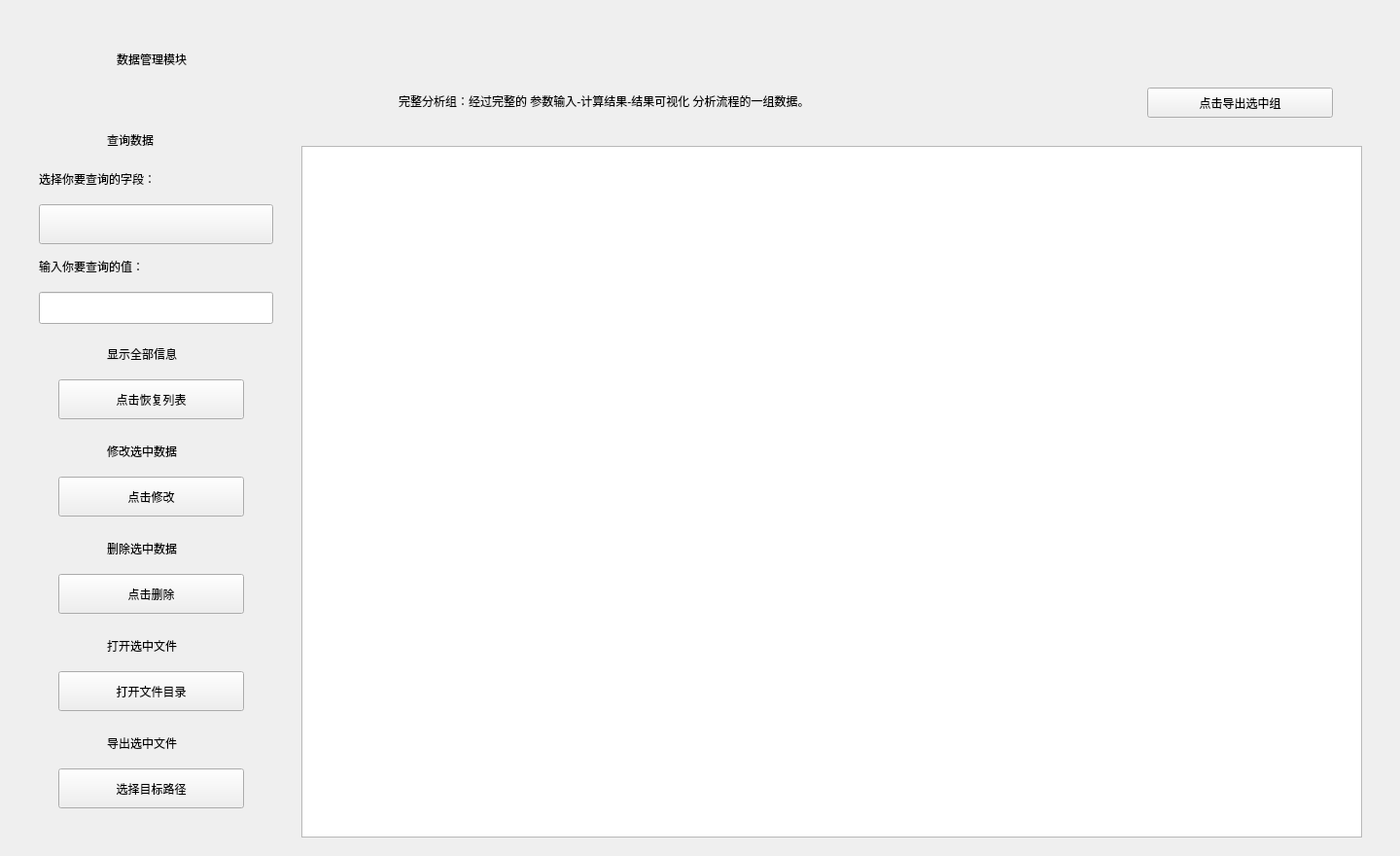
<?xml version="1.0" encoding="UTF-8"?>
<ui version="4.0">
 <class>DataManage_UI</class>
 <widget class="QWidget" name="DataManage_UI">
  <property name="geometry">
   <rect>
    <x>0</x>
    <y>0</y>
    <width>1440</width>
    <height>880</height>
   </rect>
  </property>
  <property name="windowTitle">
   <string>Form</string>
  </property>
  <widget class="ElevatedCardWidget" name="ElevatedCardWidget">
   <property name="geometry">
    <rect>
     <x>20</x>
     <y>20</y>
     <width>281</width>
     <height>82</height>
    </rect>
   </property>
   <widget class="IconWidget" name="IconWidget_99">
    <property name="geometry">
     <rect>
      <x>20</x>
      <y>10</y>
      <width>60</width>
      <height>60</height>
     </rect>
    </property>
   </widget>
   <widget class="SubtitleLabel" name="SubtitleLabel_99">
    <property name="geometry">
     <rect>
      <x>100</x>
      <y>20</y>
      <width>171</width>
      <height>41</height>
     </rect>
    </property>
    <property name="text">
     <string>数据管理模块</string>
    </property>
   </widget>
  </widget>
  <widget class="CardWidget" name="CardWidget_2">
   <property name="geometry">
    <rect>
     <x>310</x>
     <y>20</y>
     <width>1091</width>
     <height>121</height>
    </rect>
   </property>
   <widget class="Pivot" name="Pivot">
    <property name="geometry">
     <rect>
      <x>0</x>
      <y>0</y>
      <width>1091</width>
      <height>51</height>
     </rect>
    </property>
   </widget>
   <widget class="IconWidget" name="IconWidget_6">
    <property name="geometry">
     <rect>
      <x>50</x>
      <y>70</y>
      <width>31</width>
      <height>31</height>
     </rect>
    </property>
   </widget>
   <widget class="SubtitleLabel" name="SubtitleLabel_8">
    <property name="geometry">
     <rect>
      <x>100</x>
      <y>70</y>
      <width>761</width>
      <height>28</height>
     </rect>
    </property>
    <property name="text">
     <string>完整分析组：经过完整的 参数输入-计算结果-结果可视化 分析流程的一组数据。</string>
    </property>
   </widget>
   <widget class="PrimaryPushButton" name="PrimaryPushButton_5">
    <property name="geometry">
     <rect>
      <x>870</x>
      <y>70</y>
      <width>191</width>
      <height>31</height>
     </rect>
    </property>
    <property name="text">
     <string>点击导出选中组</string>
    </property>
    <property name="hasIcon" stdset="0">
     <bool>true</bool>
    </property>
   </widget>
  </widget>
  <widget class="CardWidget" name="CardWidget">
   <property name="geometry">
    <rect>
     <x>20</x>
     <y>110</y>
     <width>281</width>
     <height>751</height>
    </rect>
   </property>
   <widget class="PrimaryPushButton" name="PrimaryPushButton">
    <property name="geometry">
     <rect>
      <x>40</x>
      <y>280</y>
      <width>191</width>
      <height>41</height>
     </rect>
    </property>
    <property name="text">
     <string>点击恢复列表</string>
    </property>
    <property name="hasIcon" stdset="0">
     <bool>true</bool>
    </property>
   </widget>
   <widget class="PrimaryPushButton" name="PrimaryPushButton_2">
    <property name="geometry">
     <rect>
      <x>40</x>
      <y>380</y>
      <width>191</width>
      <height>41</height>
     </rect>
    </property>
    <property name="text">
     <string>点击修改</string>
    </property>
    <property name="hasIcon" stdset="0">
     <bool>true</bool>
    </property>
   </widget>
   <widget class="SubtitleLabel" name="SubtitleLabel_1">
    <property name="geometry">
     <rect>
      <x>90</x>
      <y>20</y>
      <width>151</width>
      <height>28</height>
     </rect>
    </property>
    <property name="text">
     <string>查询数据</string>
    </property>
   </widget>
   <widget class="IconWidget" name="IconWidget">
    <property name="geometry">
     <rect>
      <x>40</x>
      <y>20</y>
      <width>31</width>
      <height>31</height>
     </rect>
    </property>
   </widget>
   <widget class="SubtitleLabel" name="SubtitleLabel_4">
    <property name="geometry">
     <rect>
      <x>90</x>
      <y>240</y>
      <width>151</width>
      <height>28</height>
     </rect>
    </property>
    <property name="text">
     <string>显示全部信息</string>
    </property>
   </widget>
   <widget class="IconWidget" name="IconWidget_2">
    <property name="geometry">
     <rect>
      <x>40</x>
      <y>240</y>
      <width>31</width>
      <height>31</height>
     </rect>
    </property>
   </widget>
   <widget class="PrimaryPushButton" name="PrimaryPushButton_4">
    <property name="geometry">
     <rect>
      <x>40</x>
      <y>580</y>
      <width>191</width>
      <height>41</height>
     </rect>
    </property>
    <property name="text">
     <string>打开文件目录</string>
    </property>
    <property name="hasIcon" stdset="0">
     <bool>true</bool>
    </property>
   </widget>
   <widget class="IconWidget" name="IconWidget_3">
    <property name="geometry">
     <rect>
      <x>40</x>
      <y>340</y>
      <width>31</width>
      <height>31</height>
     </rect>
    </property>
   </widget>
   <widget class="SubtitleLabel" name="SubtitleLabel_5">
    <property name="geometry">
     <rect>
      <x>90</x>
      <y>340</y>
      <width>151</width>
      <height>28</height>
     </rect>
    </property>
    <property name="text">
     <string>修改选中数据</string>
    </property>
   </widget>
   <widget class="PrimaryPushButton" name="PrimaryPushButton_3">
    <property name="geometry">
     <rect>
      <x>40</x>
      <y>480</y>
      <width>191</width>
      <height>41</height>
     </rect>
    </property>
    <property name="text">
     <string>点击删除</string>
    </property>
    <property name="hasIcon" stdset="0">
     <bool>true</bool>
    </property>
   </widget>
   <widget class="SearchLineEdit" name="SearchLineEdit">
    <property name="geometry">
     <rect>
      <x>20</x>
      <y>190</y>
      <width>241</width>
      <height>33</height>
     </rect>
    </property>
    <property name="maximumSize">
     <size>
      <width>16777215</width>
      <height>41</height>
     </size>
    </property>
   </widget>
   <widget class="SubtitleLabel" name="SubtitleLabel_3">
    <property name="geometry">
     <rect>
      <x>20</x>
      <y>150</y>
      <width>241</width>
      <height>28</height>
     </rect>
    </property>
    <property name="text">
     <string>输入你要查询的值：</string>
    </property>
   </widget>
   <widget class="ComboBox" name="ComboBox">
    <property name="geometry">
     <rect>
      <x>20</x>
      <y>100</y>
      <width>241</width>
      <height>41</height>
     </rect>
    </property>
    <property name="flat">
     <bool>false</bool>
    </property>
   </widget>
   <widget class="SubtitleLabel" name="SubtitleLabel_2">
    <property name="geometry">
     <rect>
      <x>20</x>
      <y>60</y>
      <width>241</width>
      <height>28</height>
     </rect>
    </property>
    <property name="text">
     <string>选择你要查询的字段：</string>
    </property>
   </widget>
   <widget class="SubtitleLabel" name="SubtitleLabel_6">
    <property name="geometry">
     <rect>
      <x>90</x>
      <y>440</y>
      <width>151</width>
      <height>28</height>
     </rect>
    </property>
    <property name="text">
     <string>删除选中数据</string>
    </property>
   </widget>
   <widget class="IconWidget" name="IconWidget_4">
    <property name="geometry">
     <rect>
      <x>40</x>
      <y>440</y>
      <width>31</width>
      <height>31</height>
     </rect>
    </property>
   </widget>
   <widget class="IconWidget" name="IconWidget_5">
    <property name="geometry">
     <rect>
      <x>40</x>
      <y>540</y>
      <width>31</width>
      <height>31</height>
     </rect>
    </property>
   </widget>
   <widget class="SubtitleLabel" name="SubtitleLabel_7">
    <property name="geometry">
     <rect>
      <x>90</x>
      <y>540</y>
      <width>151</width>
      <height>28</height>
     </rect>
    </property>
    <property name="text">
     <string>打开选中文件</string>
    </property>
   </widget>
   <widget class="IconWidget" name="IconWidget_7">
    <property name="geometry">
     <rect>
      <x>40</x>
      <y>640</y>
      <width>31</width>
      <height>31</height>
     </rect>
    </property>
   </widget>
   <widget class="SubtitleLabel" name="SubtitleLabel_9">
    <property name="geometry">
     <rect>
      <x>90</x>
      <y>640</y>
      <width>151</width>
      <height>28</height>
     </rect>
    </property>
    <property name="text">
     <string>导出选中文件</string>
    </property>
   </widget>
   <widget class="PrimaryPushButton" name="PrimaryPushButton_6">
    <property name="geometry">
     <rect>
      <x>40</x>
      <y>680</y>
      <width>191</width>
      <height>41</height>
     </rect>
    </property>
    <property name="text">
     <string>选择目标路径</string>
    </property>
    <property name="hasIcon" stdset="0">
     <bool>true</bool>
    </property>
   </widget>
  </widget>
  <widget class="QStackedWidget" name="stackedWidget">
   <property name="geometry">
    <rect>
     <x>310</x>
     <y>150</y>
     <width>1091</width>
     <height>711</height>
    </rect>
   </property>
   <property name="currentIndex">
    <number>0</number>
   </property>
   <widget class="QWidget" name="page">
    <widget class="CardWidget" name="CardWidget_3">
     <property name="geometry">
      <rect>
       <x>0</x>
       <y>0</y>
       <width>1091</width>
       <height>711</height>
      </rect>
     </property>
     <widget class="TableWidget" name="TableWidget">
      <property name="geometry">
       <rect>
        <x>0</x>
        <y>0</y>
        <width>1091</width>
        <height>711</height>
       </rect>
      </property>
     </widget>
    </widget>
   </widget>
   <widget class="QWidget" name="page_2">
    <widget class="CardWidget" name="CardWidget_4">
     <property name="geometry">
      <rect>
       <x>0</x>
       <y>0</y>
       <width>1091</width>
       <height>711</height>
      </rect>
     </property>
     <widget class="TableWidget" name="TableWidget_2">
      <property name="geometry">
       <rect>
        <x>0</x>
        <y>0</y>
        <width>1091</width>
        <height>721</height>
       </rect>
      </property>
     </widget>
    </widget>
   </widget>
   <widget class="QWidget" name="page_3">
    <widget class="CardWidget" name="CardWidget_5">
     <property name="geometry">
      <rect>
       <x>0</x>
       <y>0</y>
       <width>1091</width>
       <height>711</height>
      </rect>
     </property>
     <widget class="TableWidget" name="TableWidget_3">
      <property name="geometry">
       <rect>
        <x>0</x>
        <y>0</y>
        <width>1091</width>
        <height>721</height>
       </rect>
      </property>
     </widget>
    </widget>
   </widget>
   <widget class="QWidget" name="page_4">
    <widget class="CardWidget" name="CardWidget_6">
     <property name="geometry">
      <rect>
       <x>0</x>
       <y>0</y>
       <width>1091</width>
       <height>711</height>
      </rect>
     </property>
     <widget class="TableWidget" name="TableWidget_4">
      <property name="geometry">
       <rect>
        <x>0</x>
        <y>0</y>
        <width>1091</width>
        <height>721</height>
       </rect>
      </property>
     </widget>
    </widget>
   </widget>
   <widget class="QWidget" name="page_5">
    <widget class="CardWidget" name="CardWidget_7">
     <property name="geometry">
      <rect>
       <x>0</x>
       <y>0</y>
       <width>1091</width>
       <height>711</height>
      </rect>
     </property>
     <widget class="TableWidget" name="TableWidget_5">
      <property name="geometry">
       <rect>
        <x>0</x>
        <y>0</y>
        <width>1091</width>
        <height>721</height>
       </rect>
      </property>
     </widget>
    </widget>
   </widget>
  </widget>
 </widget>
 <customwidgets>
  <customwidget>
   <class>ComboBox</class>
   <extends>QPushButton</extends>
   <header>qfluentwidgets</header>
  </customwidget>
  <customwidget>
   <class>PushButton</class>
   <extends>QPushButton</extends>
   <header>qfluentwidgets</header>
  </customwidget>
  <customwidget>
   <class>PrimaryPushButton</class>
   <extends>PushButton</extends>
   <header>qfluentwidgets</header>
  </customwidget>
  <customwidget>
   <class>IconWidget</class>
   <extends>QWidget</extends>
   <header>qfluentwidgets</header>
  </customwidget>
  <customwidget>
   <class>CardWidget</class>
   <extends>QFrame</extends>
   <header>qfluentwidgets</header>
   <container>1</container>
  </customwidget>
  <customwidget>
   <class>ElevatedCardWidget</class>
   <extends>SimpleCardWidget</extends>
   <header>qfluentwidgets</header>
   <container>1</container>
  </customwidget>
  <customwidget>
   <class>SimpleCardWidget</class>
   <extends>CardWidget</extends>
   <header>qfluentwidgets</header>
   <container>1</container>
  </customwidget>
  <customwidget>
   <class>SubtitleLabel</class>
   <extends>QLabel</extends>
   <header>qfluentwidgets</header>
  </customwidget>
  <customwidget>
   <class>Pivot</class>
   <extends>QWidget</extends>
   <header>qfluentwidgets</header>
  </customwidget>
  <customwidget>
   <class>LineEdit</class>
   <extends>QLineEdit</extends>
   <header>qfluentwidgets</header>
  </customwidget>
  <customwidget>
   <class>SearchLineEdit</class>
   <extends>LineEdit</extends>
   <header>qfluentwidgets</header>
  </customwidget>
  <customwidget>
   <class>TableWidget</class>
   <extends>QTableWidget</extends>
   <header>qfluentwidgets</header>
  </customwidget>
 </customwidgets>
 <resources/>
 <connections/>
</ui>
